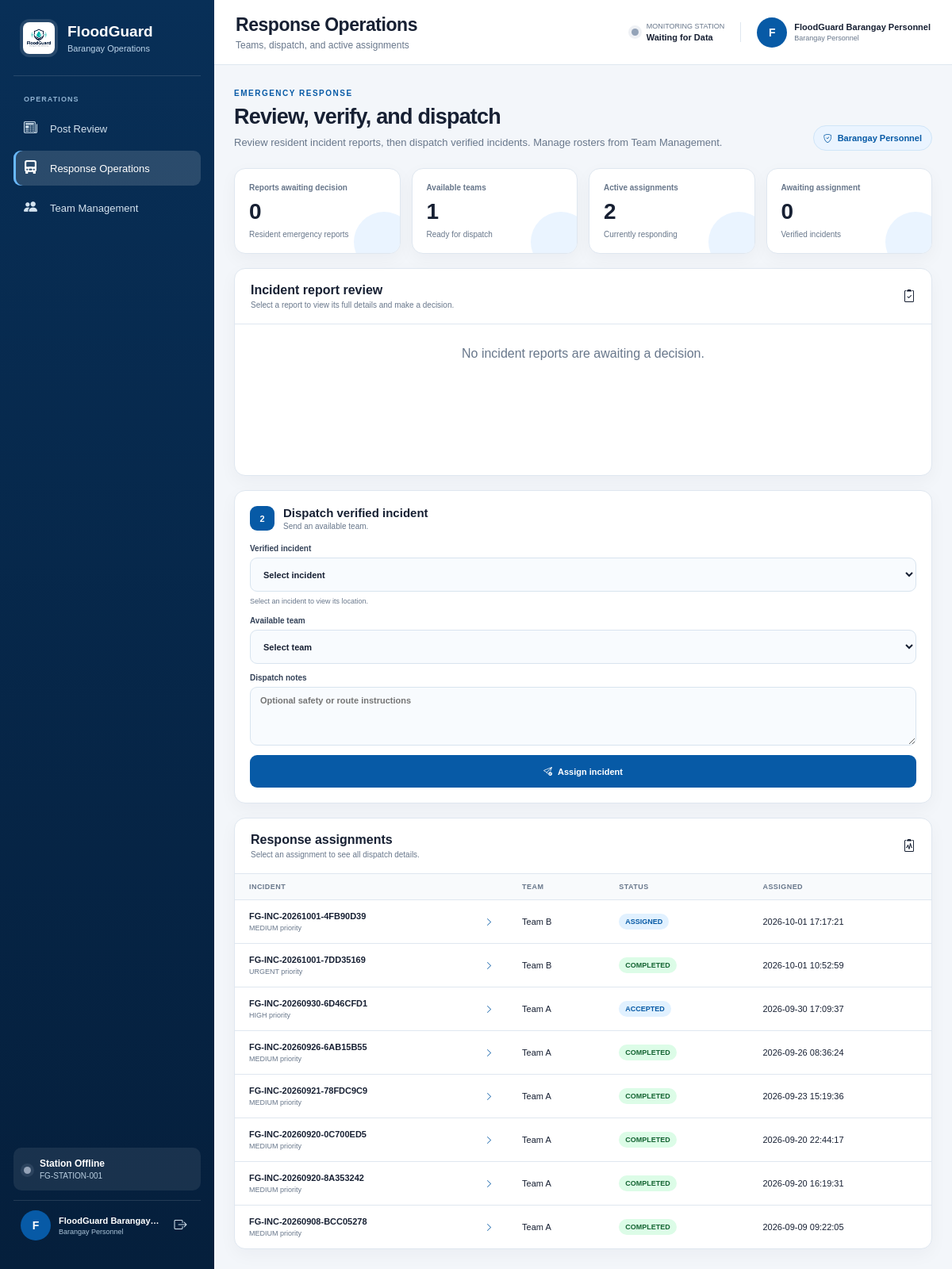
The app's page /staff/operations.php (signed in) with its own data.
### tables this page shows
CREATE TABLE `device_latest_readings` (
  `monitoring_device_id` bigint(20) UNSIGNED NOT NULL,
  `sensor_reading_id` bigint(20) UNSIGNED DEFAULT NULL,
  `water_distance_cm` decimal(8,2) DEFAULT NULL,
  `water_level_cm` decimal(8,2) DEFAULT NULL,
  `sensor_health` enum('healthy','suspect','fault','unknown') NOT NULL DEFAULT 'unknown',
  `rain_analog` int(10) UNSIGNED DEFAULT NULL,
  `rain_detected` tinyint(1) NOT NULL DEFAULT 0,
  `wind_speed_mps` decimal(8,2) DEFAULT NULL,
  `north_obstacle` tinyint(1) NOT NULL DEFAULT 0,
  `south_obstacle` tinyint(1) NOT NULL DEFAULT 0,
  `north_barrier_status` enum('open','closed','opening','closing','paused','blocked','fault','not_connected','unknown') NOT NULL DEFAULT 'unknown',
  `south_barrier_status` enum('open','closed','opening','closing','paused','blocked','fault','not_connected','unknown') NOT NULL DEFAULT 'unknown',
  `battery_voltage` decimal(6,2) DEFAULT NULL,
  `battery_percent` decimal(5,2) DEFAULT NULL,
  `alert_level` enum('normal','warning','critical') NOT NULL DEFAULT 'normal',
  `device_status` enum('online','offline','sensor_error','maintenance') NOT NULL DEFAULT 'online',
  `measured_at` datetime NOT NULL,
  `received_at` timestamp NOT NULL DEFAULT current_timestamp() ON UPDATE current_timestamp()
);

CREATE TABLE `users` (
  `id` bigint(20) UNSIGNED NOT NULL,
  `full_name` varchar(150) NOT NULL,
  `email` varchar(190) NOT NULL,
  `password_hash` varchar(255) NOT NULL,
  `email_verified_at` datetime DEFAULT NULL,
  `account_status` enum('pending','active','inactive','suspended') NOT NULL DEFAULT 'pending',
  `last_login_at` datetime DEFAULT NULL,
  `token_version` int(10) UNSIGNED NOT NULL DEFAULT 1,
  `created_at` timestamp NOT NULL DEFAULT current_timestamp(),
  `updated_at` timestamp NOT NULL DEFAULT current_timestamp() ON UPDATE current_timestamp()
);

CREATE TABLE `incident_assignments` (
  `id` bigint(20) UNSIGNED NOT NULL,
  `flood_incident_id` bigint(20) UNSIGNED NOT NULL,
  `response_team_id` bigint(20) UNSIGNED NOT NULL,
  `status` enum('assigned','accepted','declined','en_route','on_scene','response_in_progress','completed','cancelled') NOT NULL DEFAULT 'assigned',
  `assigned_by` bigint(20) UNSIGNED NOT NULL,
  `assigned_at` datetime NOT NULL,
  `accepted_by` bigint(20) UNSIGNED DEFAULT NULL,
  `accepted_at` datetime DEFAULT NULL,
  `completed_at` datetime DEFAULT NULL,
  `notes` varchar(1000) DEFAULT NULL,
  `created_at` timestamp NOT NULL DEFAULT current_timestamp(),
  `updated_at` timestamp NOT NULL DEFAULT current_timestamp() ON UPDATE current_timestamp()
);

CREATE TABLE `flood_incidents` (
  `id` bigint(20) UNSIGNED NOT NULL,
  `incident_number` varchar(30) NOT NULL,
  `source_report_id` bigint(20) UNSIGNED NOT NULL,
  `priority` enum('low','medium','high','urgent') NOT NULL DEFAULT 'medium',
  `status` enum('awaiting_assignment','assigned','accepted','en_route','on_scene','response_in_progress','resolved','closed','cancelled') NOT NULL DEFAULT 'awaiting_assignment',
  `public_approved` tinyint(1) NOT NULL DEFAULT 0,
  `public_location` varchar(255) DEFAULT NULL,
  `public_condition` varchar(1000) DEFAULT NULL,
  `public_water_level_cm` decimal(8,2) DEFAULT NULL,
  `public_approved_by` bigint(20) UNSIGNED DEFAULT NULL,
  `public_approved_at` datetime DEFAULT NULL,
  `resolution_summary` text DEFAULT NULL,
  `resolved_at` datetime DEFAULT NULL,
  `resolution_verified_by` bigint(20) UNSIGNED DEFAULT NULL,
  `resolution_verified_at` datetime DEFAULT NULL,
  `created_by` bigint(20) UNSIGNED NOT NULL,
  `created_at` timestamp NOT NULL DEFAULT current_timestamp(),
  `updated_at` timestamp NOT NULL DEFAULT current_timestamp() ON UPDATE current_timestamp()
);

CREATE TABLE `response_teams` (
  `id` bigint(20) UNSIGNED NOT NULL,
  `team_name` varchar(120) NOT NULL,
  `duty_status` enum('off_duty','available','assigned','unavailable') NOT NULL DEFAULT 'off_duty',
  `is_active` tinyint(1) NOT NULL DEFAULT 1,
  `created_by` bigint(20) UNSIGNED NOT NULL,
  `created_at` timestamp NOT NULL DEFAULT current_timestamp(),
  `updated_at` timestamp NOT NULL DEFAULT current_timestamp() ON UPDATE current_timestamp()
);

### app/Support/Security.php (called while the page is built, shortened)
<?php
function floodguardEscape(?string $value): string
{
    return htmlspecialchars($value ?? '', ENT_QUOTES | ENT_SUBSTITUTE, 'UTF-8');
}

### staff/includes/auth.php (called while the page is built, shortened)
<?php
require_once __DIR__.'/../../app/Support/Security.php';require_once __DIR__.'/../../app/Security/Csrf.php';require_once __DIR__.'/../../app/Auth/Authorization.php';
$stmt=$pdo->prepare('SELECT DISTINCT u.id,u.full_name,u.email,r.slug AS role_slug,r.name AS role_name FROM users u JOIN user_roles ur ON ur.user_id=u.id JOIN roles r ON r.id=ur.role_id WHERE u.id=:id AND u.account_status="active" AND r.slug="barangay_personnel" LIMIT 1');$stmt->execute([':id'=>$_SESSION['staff_user_id']]);$staffUser=$stmt->fetch();if(!$staffUser){unset($_SESSION['staff_user_id']);header('Location: login.php?notice=account_unavailable');exit;}

### staff/operations.php (the view, shortened to what this page needs)
<?php
require_once __DIR__ . '/../config/database.php';
require_once __DIR__ . '/includes/auth.php';
$pendingReports = $pdo->query('SELECT fr.id,fr.report_number,fr.reporter_name_snapshot,fr.reporter_phone_snapshot,u.email AS reporter_email,fr.location_description,fr.latitude,fr.longitude,fr.flood_description,fr.immediate_danger,fr.status,fr.submitted_at,(SELECT id FROM flood_report_photos p WHERE p.flood_report_id=fr.id ORDER BY p.id DESC LIMIT 1) photo_id FROM flood_reports fr JOIN users u ON u.id=fr.reporter_user_id WHERE fr.status IN ("submitted","resubmitted","under_review") ORDER BY fr.immediate_danger DESC,fr.submitted_at')->fetchAll();
$teams = $pdo->query('SELECT rt.id,rt.team_name,rt.duty_status,rt.is_active,rt.created_at,COUNT(rtm.responder_user_id) AS member_count FROM response_teams rt LEFT JOIN response_team_members rtm ON rtm.response_team_id=rt.id GROUP BY rt.id ORDER BY rt.team_name')->fetchAll();
$incidents = $pdo->query('SELECT fi.id,fi.incident_number,fi.priority,fr.location_description FROM flood_incidents fi JOIN flood_reports fr ON fr.id=fi.source_report_id WHERE fi.status="awaiting_assignment" ORDER BY FIELD(fi.priority,"urgent","high","medium","low"),fi.created_at')->fetchAll();
$assignments = $pdo->query('SELECT ia.id,fi.incident_number,fi.priority,fi.status AS incident_status,ia.status,rt.team_name,ia.assigned_at,ia.accepted_at,ia.completed_at,ia.notes,fr.location_description,fr.flood_description,fr.immediate_danger,assigner.full_name AS assigned_by_name,acceptor.full_name AS accepted_by_name FROM incident_assignments ia JOIN flood_incidents fi ON fi.id=ia.flood_incident_id JOIN flood_reports fr ON fr.id=fi.source_report_id JOIN response_teams rt ON rt.id=ia.response_team_id JOIN users assigner ON assigner.id=ia.assigned_by LEFT JOIN users acceptor ON acceptor.id=ia.accepted_by ORDER BY ia.id DESC LIMIT 50')->fetchAll();
$availableTeamCount = count(array_filter($teams, fn(array $team): bool => $team['duty_status'] === 'available' && (int) $team['is_active'] === 1));
$activeAssignmentCount = count(array_filter($assignments, fn(array $assignment): bool => !in_array($assignment['status'], ['completed', 'declined', 'cancelled'], true)));
?>
<!doctype html>
<html lang="en">
<head>
    <link rel="stylesheet" href="../assets/css/admin.css"><link rel="stylesheet" href="../assets/css/barangay.css">
    <link rel="stylesheet" href="https://cdn.jsdelivr.net/npm/bootstrap-icons@1.11.3/font/bootstrap-icons.min.css">
</head>
<body>
<?php require __DIR__ . '/includes/layout.php'; ?>
<div class="admin-page">
    <header class="admin-topbar staff-topbar">
        <div class="topbar-left"><div><h1>Response Operations</h1><p>Teams, dispatch, and active assignments</p></div></div>
        <div class="topbar-right"><div class="topbar-station-status"><span class="station-dot <?= $staffDeviceOnline ? 'online' : 'offline' ?>"></span><div><span>Monitoring Station</span><strong><?= $staffDeviceOnline ? 'Receiving Data' : 'Waiting for Data' ?></strong></div></div><div class="topbar-admin"><div class="admin-avatar"><?= floodguardEscape(strtoupper(substr((string) $staffUser['full_name'], 0, 1))) ?></div><div><strong><?= floodguardEscape($staffUser['full_name']) ?></strong><span>Barangay Personnel</span></div></div></div>
    </header>
    <main class="admin-content">
        <div class="page-intro"><div><span class="eyebrow">Emergency response</span><h2>Review, verify, and dispatch</h2><p>Review resident incident reports, then dispatch verified incidents. Manage rosters from Team Management.</p></div><span class="role-pill"><i class="bi bi-shield-check"></i> Barangay Personnel</span></div>
        <section class="operations-summary" aria-label="Operations summary">
            <article class="metric-card"><span>Reports awaiting decision</span><strong><?= count($pendingReports) ?></strong><small>Resident emergency reports</small></article>
            <article class="metric-card"><span>Available teams</span><strong><?= $availableTeamCount ?></strong><small>Ready for dispatch</small></article>
            <article class="metric-card"><span>Active assignments</span><strong><?= $activeAssignmentCount ?></strong><small>Currently responding</small></article>
            <article class="metric-card"><span>Awaiting assignment</span><strong><?= count($incidents) ?></strong><small>Verified incidents</small></article>
        </section>
        <section class="panel" style="margin-bottom:18px"><div class="panel-header"><div><h3>Incident report review</h3><p>Select a report to view its full details and make a decision.</p></div><i class="bi bi-clipboard2-check"></i></div>
            <div class="report-list"><?php if (!$pendingReports): ?><div class="empty-table">No incident reports are awaiting a decision.</div><?php endif; ?>
            </div>
        </section>
        <section class="quick-actions" style="grid-template-columns:minmax(0,1fr)" aria-label="Dispatch workflow">
            <article class="panel action-card"><div class="action-heading"><span class="action-number">2</span><div><h3>Dispatch verified incident</h3><p>Send an available team.</p></div></div><form method="post" class="compact-form"><label>Verified incident<select name="incident_id" id="incidentSelect" required><option value="">Select incident</option></select><small class="field-hint" id="incidentLocation"></small></label><label>Available team<select name="team_id" required><option value="">Select team</option></select></label><label>Dispatch notes<textarea name="notes" maxlength="1000" placeholder="Optional safety or route instructions"></textarea></label><button class="primary-button" name="action" value="assign_incident"><i class="bi bi-send-check"></i>Assign incident</button></form></article>
        </section>
        <section class="data-grid" style="grid-template-columns:minmax(0,1fr)">
            <article class="panel"><div class="panel-header"><div><h3>Response assignments</h3><p>Select an assignment to see all dispatch details.</p></div><i class="bi bi-clipboard2-pulse"></i></div><div class="table-scroll"><table class="data-table"><thead><tr><th>Incident</th><th>Team</th><th>Status</th><th>Assigned</th></tr></thead><tbody>
            <?php foreach ($assignments as $row): $payload=['type'=>'assignment','title'=>$row['incident_number'],'details'=>[['label'=>'Priority','value'=>strtoupper($row['priority'])],['label'=>'Assignment status','value'=>ucwords(str_replace('_',' ',$row['status']))],['label'=>'Incident status','value'=>ucwords(str_replace('_',' ',$row['incident_status']))],['label'=>'Response team','value'=>$row['team_name']],['label'=>'Assigned by','value'=>$row['assigned_by_name']],['label'=>'Assigned at','value'=>$row['assigned_at']],['label'=>'Accepted by','value'=>$row['accepted_by_name']],['label'=>'Accepted at','value'=>$row['accepted_at']],['label'=>'Completed at','value'=>$row['completed_at']],['label'=>'Immediate danger','value'=>$row['immediate_danger']?'Yes':'No'],['label'=>'Location','value'=>$row['location_description'],'wide'=>true],['label'=>'Reported condition','value'=>$row['flood_description'],'wide'=>true],['label'=>'Dispatch notes','value'=>$row['notes'],'wide'=>true]]]; ?><tr class="clickable-row"><td><button type="button" class="row-button" data-details="<?= floodguardEscape(json_encode($payload, JSON_UNESCAPED_SLASHES) ?: '{}') ?>"><span><strong><?= floodguardEscape($row['incident_number']) ?></strong><small><?= floodguardEscape(strtoupper($row['priority'])) ?> priority</small></span><i class="bi bi-chevron-right"></i></button></td><td><?= floodguardEscape($row['team_name']) ?></td><td><span class="status-chip <?= floodguardEscape($row['status']) ?>"><?= floodguardEscape(str_replace('_',' ',$row['status'])) ?></span></td><td><?= floodguardEscape($row['assigned_at']) ?></td></tr><?php endforeach; ?>
            </tbody></table></div></article>
        </section>
    </main>
</div>
</body></html>

### staff/includes/layout.php (shortened to what this page needs)
<?php
$staffCurrentPage = basename($_SERVER['PHP_SELF'] ?? '');
$staffDeviceId = 'FG-STATION-001';
$staffDeviceOnline = false;
try {
    $settings = $pdo->query(
        "SELECT setting_key, setting_value FROM system_settings
         WHERE setting_key IN ('device_id', 'device_offline_timeout_seconds')"
    )->fetchAll(PDO::FETCH_KEY_PAIR);
    $staffDeviceId = (string) ($settings['device_id'] ?? $staffDeviceId);
    $timeout = max(30, (int) ($settings['device_offline_timeout_seconds'] ?? 180));
    $latest = $pdo->query('SELECT measured_at FROM device_latest_readings ORDER BY measured_at DESC LIMIT 1')->fetchColumn();
    $staffDeviceOnline = is_string($latest) && strtotime($latest) !== false && time() - (int) strtotime($latest) <= $timeout;
} catch (PDOException $exception) {
    $staffDeviceOnline = false;
}
?>
<aside class="admin-sidebar" id="adminSidebar">
    <div class="sidebar-brand">
        <img src="../assets/images/floodguard-logo.png" alt="FloodGuard" class="sidebar-logo">
        <div class="sidebar-brand-text"><strong>FloodGuard</strong><span>Barangay Operations</span></div>
    </div>
    <div class="sidebar-section-label">Operations</div>
    <nav class="sidebar-navigation" aria-label="Barangay personnel navigation">
        <?php if (isset($staffPermissions['posts.review'])): ?>
        <a href="posts.php" class="sidebar-link <?= $staffCurrentPage === 'posts.php' ? 'active' : '' ?>">
            <i class="bi bi-newspaper"></i><span>Post Review</span>
        </a>
        <?php endif; ?>
        <?php if (isset($staffPermissions['assignments.manage'])): ?>
            <a href="operations.php" class="sidebar-link <?= $staffCurrentPage === 'operations.php' ? 'active' : '' ?>">
                <i class="bi bi-truck-front-fill"></i><span>Response Operations</span>
            </a>
            <a href="teams.php" class="sidebar-link <?= $staffCurrentPage === 'teams.php' ? 'active' : '' ?>">
                <i class="bi bi-people-fill"></i><span>Team Management</span>
            </a>
        <?php endif; ?>
    </nav>
    <div class="sidebar-bottom">
        <div class="station-summary">
            <span class="station-dot <?= $staffDeviceOnline ? 'online' : 'offline' ?>"></span>
            <div><strong><?= $staffDeviceOnline ? 'Station Online' : 'Station Offline' ?></strong><span><?= floodguardEscape($staffDeviceId) ?></span></div>
        </div>
        <div class="sidebar-admin">
            <div class="admin-avatar"><?= floodguardEscape(strtoupper(substr((string) $staffUser['full_name'], 0, 1))) ?></div>
            <div class="sidebar-admin-details"><strong><?= floodguardEscape($staffUser['full_name']) ?></strong><span>Barangay Personnel</span></div>
            <form method="post" action="logout.php" class="sidebar-logout-form">
                <button type="submit" class="sidebar-logout" aria-label="Sign out" title="Sign out"><i class="bi bi-box-arrow-right"></i></button>
            </form>
        </div>
    </div>
</aside>

### records on screen
users: full_name "F", full_name "FloodGuard Barangay…", full_name "FloodGuard Barangay Personnel"
incident_assignments: flood_incident.incident_number "FG-INC-20261001-4FB90D39", flood_incident.priority "MEDIUM", response_team.team_name "Team B", status "ASSIGNED", assigned_at "2026-10-01 17:17:21"
incident_assignments: flood_incident.incident_number "FG-INC-20261001-7DD35169", flood_incident.priority "URGENT", response_team.team_name "Team B", status "COMPLETED", assigned_at "2026-10-01 10:52:59"
incident_assignments: flood_incident.incident_number "FG-INC-20260930-6D46CFD1", flood_incident.priority "HIGH", response_team.team_name "Team A", status "ACCEPTED", assigned_at "2026-09-30 17:09:37"
incident_assignments: flood_incident.incident_number "FG-INC-20260926-6AB15B55", flood_incident.priority "MEDIUM", response_team.team_name "Team A", status "COMPLETED", assigned_at "2026-09-26 08:36:24"
incident_assignments: flood_incident.incident_number "FG-INC-20260921-78FDC9C9", flood_incident.priority "MEDIUM", response_team.team_name "Team A", status "COMPLETED", assigned_at "2026-09-23 15:19:36"
incident_assignments: flood_incident.incident_number "FG-INC-20260920-0C700ED5", flood_incident.priority "MEDIUM", response_team.team_name "Team A", status "COMPLETED", assigned_at "2026-09-20 22:44:17"
incident_assignments: flood_incident.incident_number "FG-INC-20260920-8A353242", flood_incident.priority "MEDIUM", response_team.team_name "Team A", status "COMPLETED", assigned_at "2026-09-20 16:19:31"
incident_assignments: flood_incident.incident_number "FG-INC-20260908-BCC05278", flood_incident.priority "MEDIUM", response_team.team_name "Team A", status "COMPLETED", assigned_at "2026-09-09 09:22:05"

### other values on screen
floodguardEscape($staffDeviceId) "FG-STATION-001"
count($pendingReports) "0"
$availableTeamCount "1"
$activeAssignmentCount "2"
count($incidents) "0"
